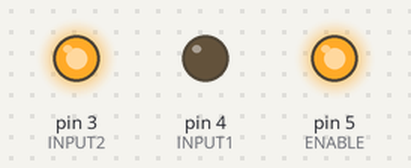
Recording of a sketch running on a simulated Arduino Uno, built with avr-gcc and run on an emulated ATmega328P. Shown: output pins drawn as LEDs (lit = HIGH).

Above: at 0.1 s.
Timing chart, 0 to 1.6 s (numbered marks = the images above):
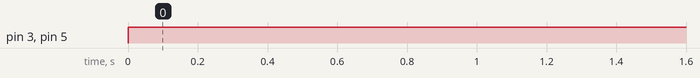

Measured:
- by itself, pin 3 (INPUT2), pin 5 (ENABLE): LOW → HIGH at 0.00 s

The sketch:

code.ino
```cpp
// C++ code
//

const int ENABLE = 5;
const int INPUT1 = 4;
const int INPUT2 = 3;
void setup()
{
  pinMode(ENABLE,OUTPUT);
  pinMode(INPUT1,OUTPUT);
  pinMode(INPUT2,OUTPUT);
}

void loop()
{
  	digitalWrite(ENABLE,HIGH);
	  digitalWrite(INPUT1, LOW);
  	digitalWrite(INPUT2, HIGH);
}
```
